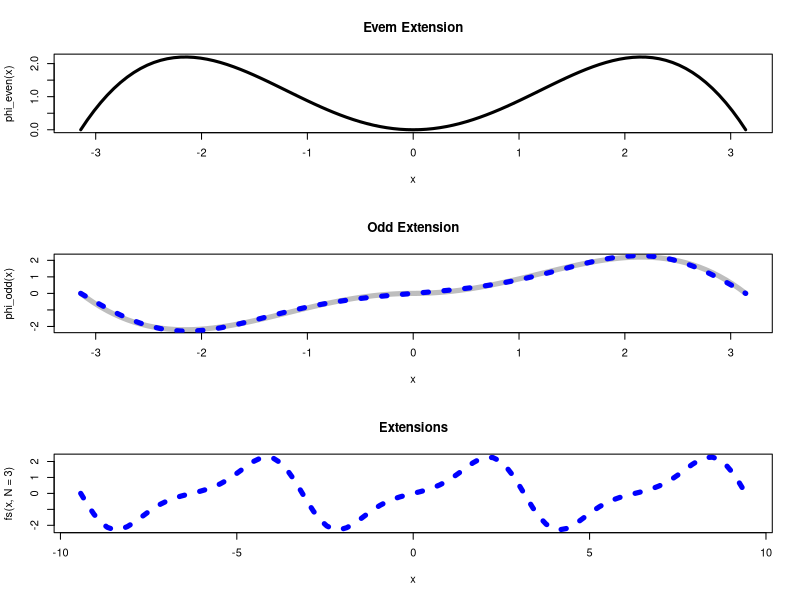
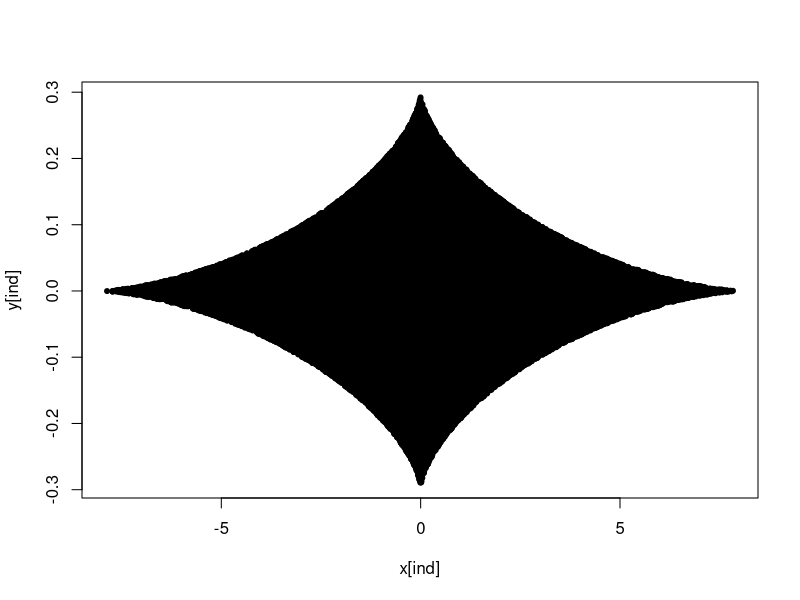

Write the R code that produced these figures, in order.
# 2
phi <- function(x) x^2 * cos(x/2)
phi_even <- function(x) phi(x)
phi_odd <- function(x) ifelse(x > 0, phi(x), -phi(-x))

B <- function(n,d,x) {
  ( cos(d*x) * (2-(d*d*x*x)) + 2*(d*x)*sin(d*x) ) / (d^3 * 2*pi)
}

bn <- function(n) {
  a <- .5 + n
  b <- .5 - n
  B(n,a,-pi) - B(n,b,-pi) - B(n,a,0) + B(n,b,0) +
  B(n,a,pi) - B(n,b,pi) - B(n,a,0) + B(n,b,0)
}

fs <- function(x,N=1e5) {
  n <- 1:N
  #Bn <- bn(n)
  a <- .5 + n
  b <- .5 - n
  Bn <- 2*( (a^-2 - b^-2)*(-1)^n - (a^-3 - b^-3)/pi )

  if (length(x) == 1) {
    sum( Bn * sin(n*x) )
  } else {
    J <- length(x)
    apply(matrix(1:J),1,function(j)
      sum( Bn * sin(n*x[j]) )
    )
  }
}


par(mfrow=c(3,1))
curve(phi_even(x),from=-pi,to=pi,main="Evem Extension",lwd=3)
curve(phi_odd(x),from=-pi,to=pi,main="Odd Extension",lwd=5,col="grey")
curve(fs(x,N=3),add=T,col="blue",lwd=5,lty=3)
curve(fs(x,N=3),from=-3*pi,to=3*pi,col="blue",lwd=5,lty=3,main="Extensions")
par(mfrow=c(1,1))

#1 
#x^(2/3) + 9y^(2/3) = 4
B <- 1e6
x <- runif(B,-10,10)
y <- runif(B,-1,1)

ind <- which( (x^2)^(1/3) + 9*(y^2)^(1/3) <= 4 )
# ((4 - (x^2)^(1/3)) / 9)^(3/2)
plot(x[ind],y[ind],pch=20)
# https://www.desmos.com/calculator
